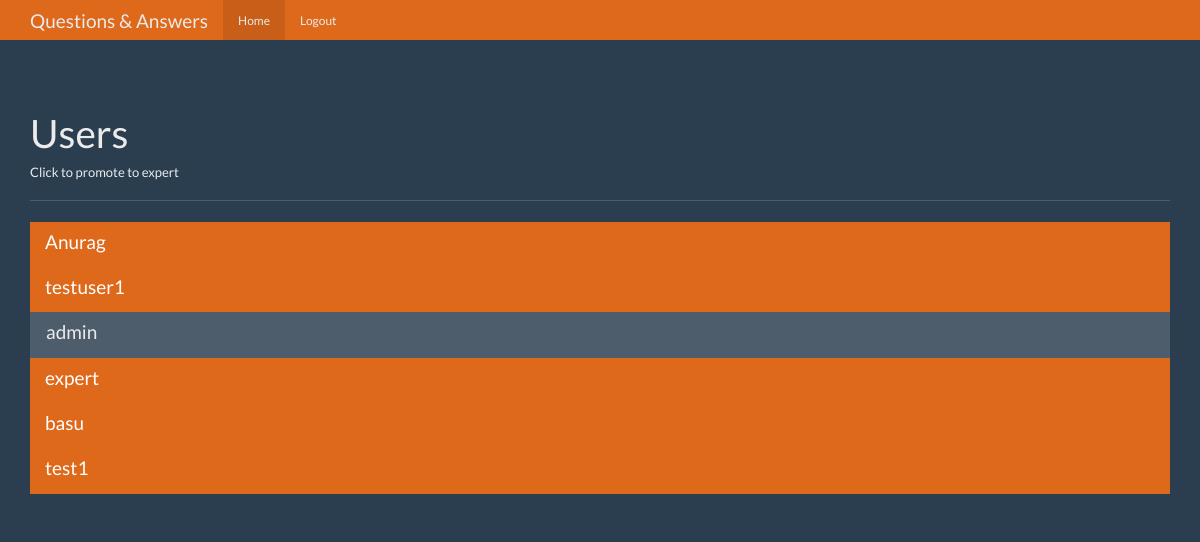
/users (signed in), run on the app's committed database.
### tables this page shows
CREATE TABLE users (
    id INTEGER PRIMARY KEY AUTOINCREMENT,
    name TEXT NOT NULL,
    password TEXT NOT NULL,
    expert INTEGER NOT NULL,
    admin INTEGER NOT NULL
);

### app.py (the view)
@app.route('/users')
def users():
   user =  get_currect_user()
   if user:
      db = get_db()
      users = db.execute('select id, name, admin, expert from users')
      users_result = users.fetchall()
   return render_template('users.html', user=user, users=users_result)

### app.py (called while the page is built)
def get_currect_user():
   user_result = None
   if 'user' in session:
      user = session['user']
      print("User from session:", user)
      db = get_db()
      user_current = db.execute('select id, name, password, expert, admin from users where name = ?', (user,))
      user_result = user_current.fetchone()
      print("User from session:", user)
   return user_result

### databse.py (called while the page is built)
def connect_db():
    sql = sqlite3.connect('./database/sqlite.db')
    sql.row_factory = sqlite3.Row
    return sql

def get_db():
    if not hasattr('g', 'sqlite_db'):
        g.sqlite_db = connect_db()
        return g.sqlite_db

### templates/users.html (shortened to what this page needs)
<!DOCTYPE html>
<html lang="en">
  <head>
    <link
      href="{{ url_for('static', filename='bootstrap.min.css') }}"
      rel="stylesheet"
    />
    <link
      href="{{ url_for('static', filename='theme.css') }}"
      rel="stylesheet"
    />
  </head>
  <body>
    <nav class="navbar navbar-inverse navbar-fixed-top">
      <div class="container">
        <div class="navbar-header">
          <a class="navbar-brand" href="#">Questions & Answers</a>
        </div>
        <div id="navbar" class="navbar-collapse collapse">
          <ul class="nav navbar-nav">
            <li class="active"><a href="{{ url_for('index') }}">Home</a></li>
             {% if user %}
            <li><a href="{{ url_for('logout') }}">Logout</a></li>
            {% endif %}
          </ul>
        </div>
      </div>
    </nav>
    <div class="container theme-showcase" role="main">
      <div class="page-header">
        <h1>Users</h1>
        <h6>Click to promote to expert</h6>
      </div>
      <div class="row">
        <div class="col-lg-12">
          <div class="list-group">
            {% for user in users %}
            <a
              href="{{ url_for('promote', user_id=user['id']) }}"
              class="list-group-item {% if user['expert'] == 1 %} active {% endif %}"
            >
              <h4 class="list-group-item-heading">{{ user['name'] }}</h4>
            </a>
            {% endfor %}
          </div>
        </div>
      </div>
    </div>
  </body>
</html>

### static/theme.css (style rules this page uses)
body { padding-top: 70px; padding-bottom: 30px; }

### data on the page
users: name "Anurag"
users: name "testuser1"
users: name "admin"
users: name "expert"
users: name "basu"
users: name "test1"
